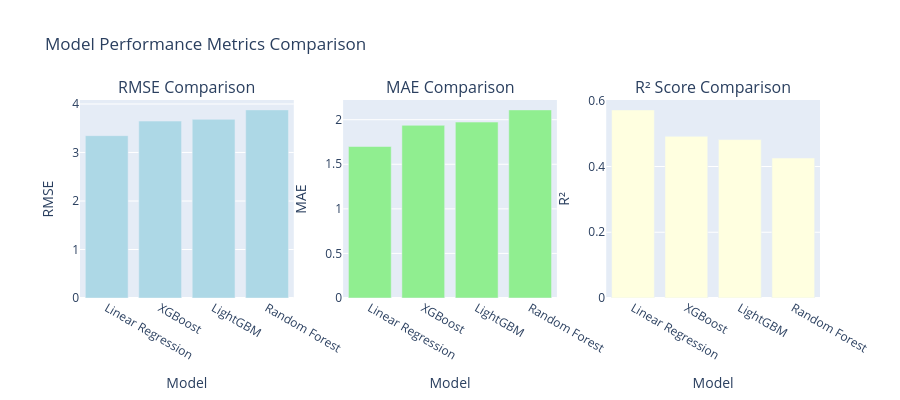

Notebook source saved alongside this figure:
### Code cell
# Visualization of model comparison
fig = make_subplots(
    rows=1, cols=3,
    subplot_titles=('RMSE Comparison', 'MAE Comparison', 'R² Score Comparison')
)

fig.add_trace(
    go.Bar(x=results_df['Model'], y=results_df['RMSE'], name='RMSE', marker_color='lightblue'),
    row=1, col=1
)
fig.add_trace(
    go.Bar(x=results_df['Model'], y=results_df['MAE'], name='MAE', marker_color='lightgreen'),
    row=1, col=2
)
fig.add_trace(
    go.Bar(x=results_df['Model'], y=results_df['R2'], name='R²', marker_color='lightyellow'),
    row=1, col=3
)

fig.update_xaxes(title_text="Model", row=1, col=1)
fig.update_xaxes(title_text="Model", row=1, col=2)
fig.update_xaxes(title_text="Model", row=1, col=3)
fig.update_yaxes(title_text="RMSE", row=1, col=1)
fig.update_yaxes(title_text="MAE", row=1, col=2)
fig.update_yaxes(title_text="R²", row=1, col=3)

fig.update_layout(height=400, showlegend=False, title_text="Model Performance Metrics Comparison")
fig.show()

print("Model comparison visualization generated")

### Figure 1 — Plotly figure (JSON) as saved in the notebook; plotly's stock layout.template omitted (floating-point values rounded to 4 significant figures)
{"data": [{"marker": {"color": "lightblue"}, "name": "RMSE", "type": "bar", "x": ["Linear Regression", "XGBoost", "LightGBM", "Random Forest"], "xaxis": "x", "y": [3.347, 3.648, 3.683, 3.878], "yaxis": "y"}, {"marker": {"color": "lightgreen"}, "name": "MAE", "type": "bar", "x": ["Linear Regression", "XGBoost", "LightGBM", "Random Forest"], "xaxis": "x2", "y": [1.699, 1.937, 1.973, 2.11], "yaxis": "y2"}, {"marker": {"color": "lightyellow"}, "name": "R²", "type": "bar", "x": ["Linear Regression", "XGBoost", "LightGBM", "Random Forest"], "xaxis": "x3", "y": [0.5723, 0.4919, 0.4821, 0.4257], "yaxis": "y3"}], "layout": {"annotations": [{"font": {"size": 16}, "showarrow": false, "text": "RMSE Comparison", "x": 0.1444, "xanchor": "center", "xref": "paper", "y": 1, "yanchor": "bottom", "yref": "paper"}, {"font": {"size": 16}, "showarrow": false, "text": "MAE Comparison", "x": 0.5, "xanchor": "center", "xref": "paper", "y": 1, "yanchor": "bottom", "yref": "paper"}, {"font": {"size": 16}, "showarrow": false, "text": "R² Score Comparison", "x": 0.8556, "xanchor": "center", "xref": "paper", "y": 1, "yanchor": "bottom", "yref": "paper"}], "height": 400, "showlegend": false, "title": {"text": "Model Performance Metrics Comparison"}, "xaxis": {"anchor": "y", "domain": [0, 0.2889], "title": {"text": "Model"}}, "xaxis2": {"anchor": "y2", "domain": [0.3556, 0.6444], "title": {"text": "Model"}}, "xaxis3": {"anchor": "y3", "domain": [0.7111, 1], "title": {"text": "Model"}}, "yaxis": {"anchor": "x", "domain": [0, 1], "title": {"text": "RMSE"}}, "yaxis2": {"anchor": "x2", "domain": [0, 1], "title": {"text": "MAE"}}, "yaxis3": {"anchor": "x3", "domain": [0, 1], "title": {"text": "R²"}}}}
